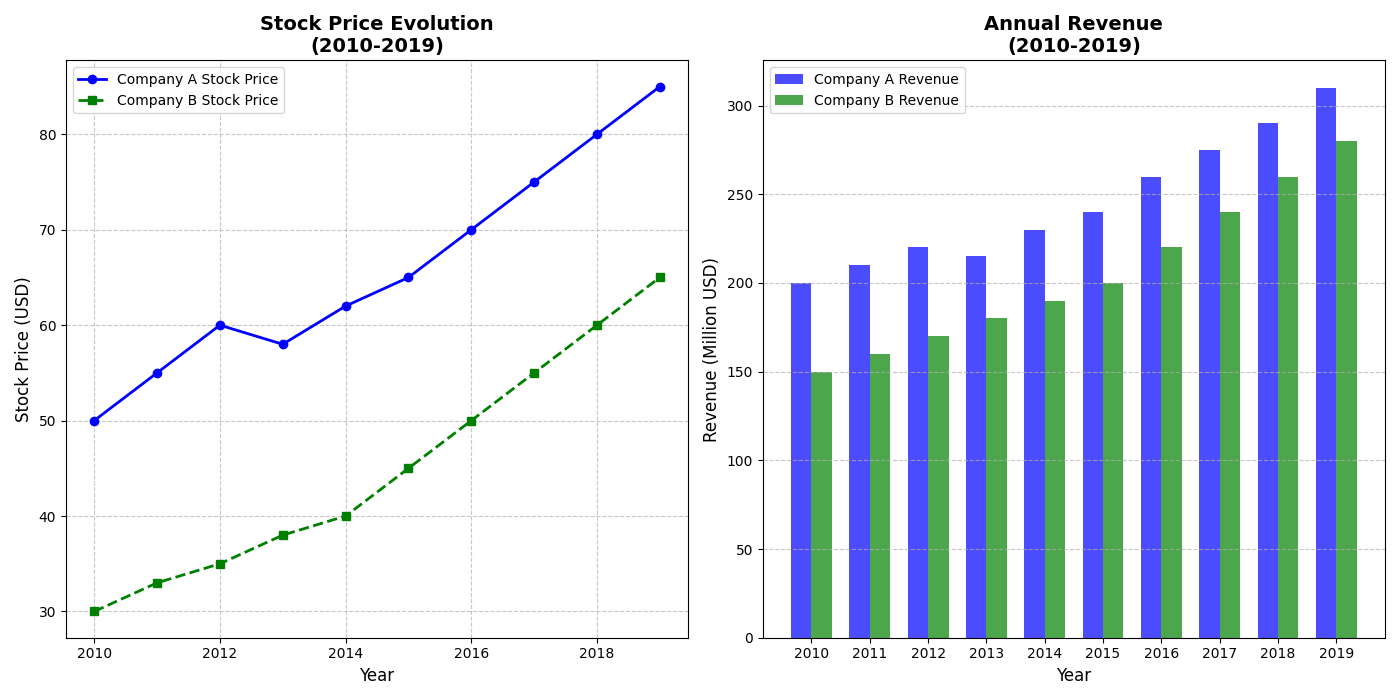

Here is the Python script that generated this plot:
import matplotlib.pyplot as plt
import numpy as np

years = np.arange(2010, 2020)

# Stock prices over 10 years
company_a_stock = [50, 55, 60, 58, 62, 65, 70, 75, 80, 85]
company_b_stock = [30, 33, 35, 38, 40, 45, 50, 55, 60, 65]

# Annual revenue (in millions) over 10 years
company_a_revenue = [200, 210, 220, 215, 230, 240, 260, 275, 290, 310]
company_b_revenue = [150, 160, 170, 180, 190, 200, 220, 240, 260, 280]

# Create the figure and subplots
fig, (ax1, ax2) = plt.subplots(1, 2, figsize=(14, 7))

# Plot stock prices on the first subplot with shuffled colors
ax1.plot(years, company_a_stock, label='Company A Stock Price', color='blue', marker='o', linestyle='-', linewidth=2)
ax1.plot(years, company_b_stock, label='Company B Stock Price', color='green', marker='s', linestyle='--', linewidth=2)

# Title and labels for the first subplot
ax1.set_title('Stock Price Evolution\n(2010-2019)', fontsize=14, fontweight='bold')
ax1.set_xlabel('Year', fontsize=12)
ax1.set_ylabel('Stock Price (USD)', fontsize=12)
ax1.legend(loc='upper left', fontsize=10)
ax1.grid(True, linestyle='--', alpha=0.7)

# Plot revenue in the second subplot with shuffled colors
bar_width = 0.35
bar_positions1 = np.arange(len(company_a_revenue))
bar_positions2 = bar_positions1 + bar_width

ax2.bar(bar_positions1, company_a_revenue, width=bar_width, color='blue', alpha=0.7, label='Company A Revenue')
ax2.bar(bar_positions2, company_b_revenue, width=bar_width, color='green', alpha=0.7, label='Company B Revenue')

# Title and labels for the second subplot
ax2.set_title('Annual Revenue\n(2010-2019)', fontsize=14, fontweight='bold')
ax2.set_xlabel('Year', fontsize=12)
ax2.set_ylabel('Revenue (Million USD)', fontsize=12)
ax2.set_xticks(bar_positions1 + bar_width / 2)
ax2.set_xticklabels(years)
ax2.legend(loc='upper left', fontsize=10)
ax2.grid(True, linestyle='--', alpha=0.7, axis='y')

plt.tight_layout()
plt.show()
